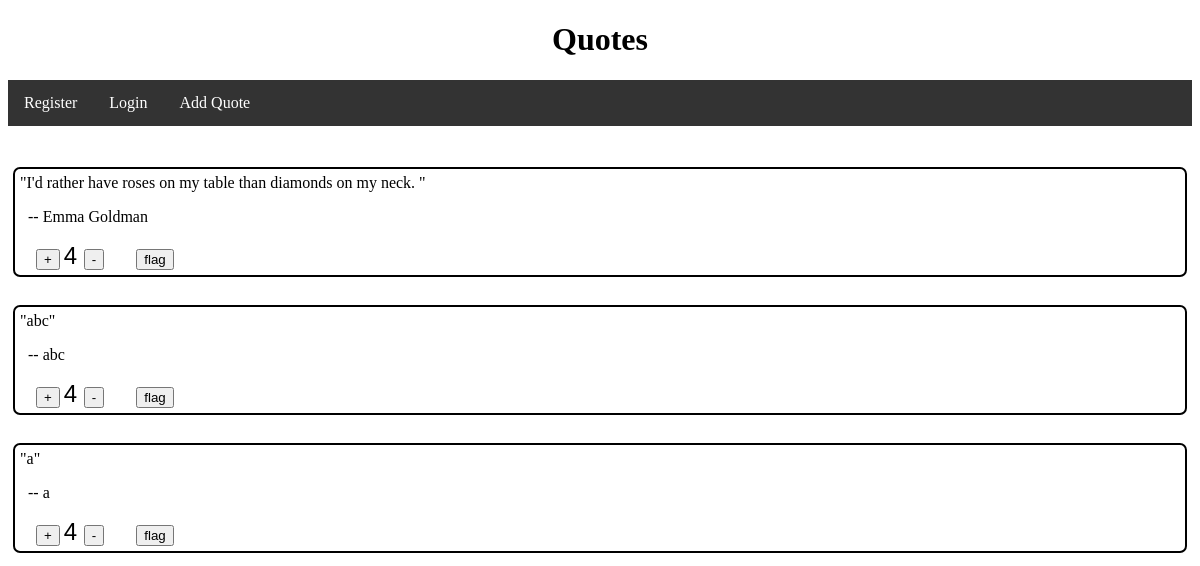
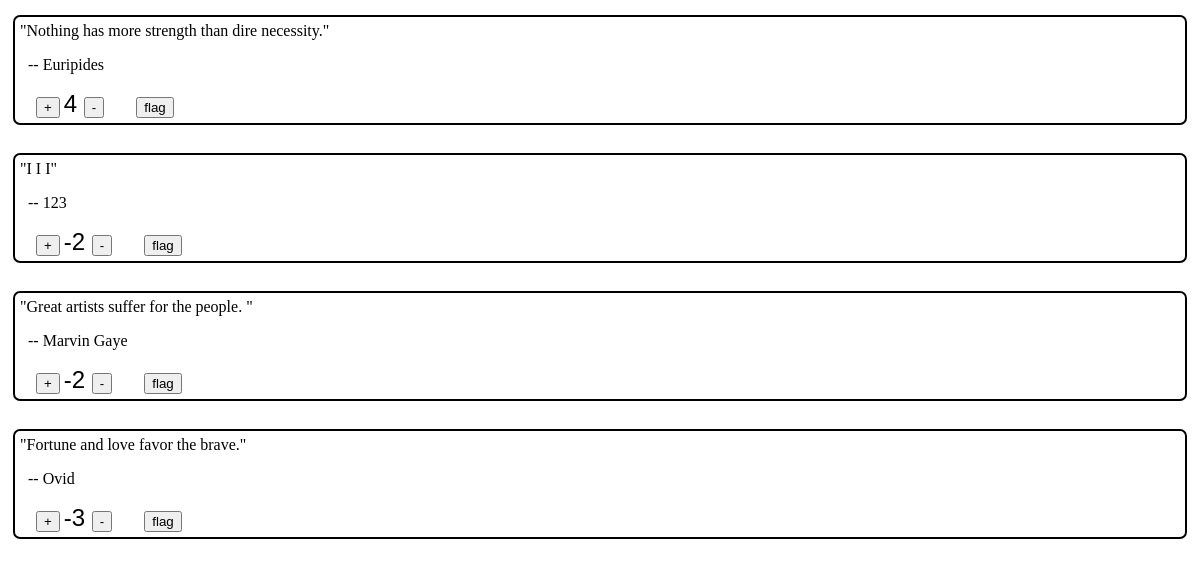
Before: / with the older database file (2 pictures, top to bottom).
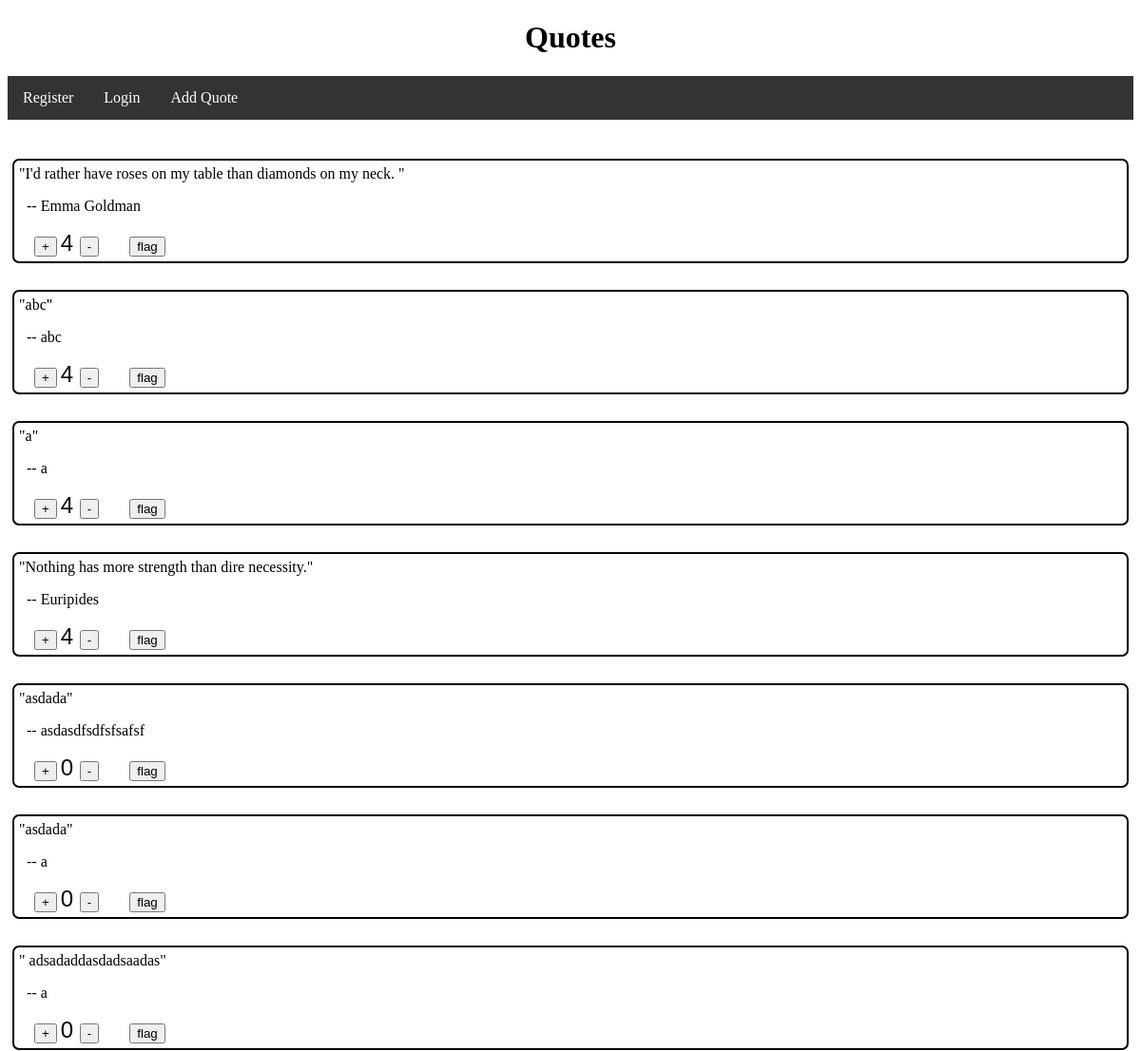
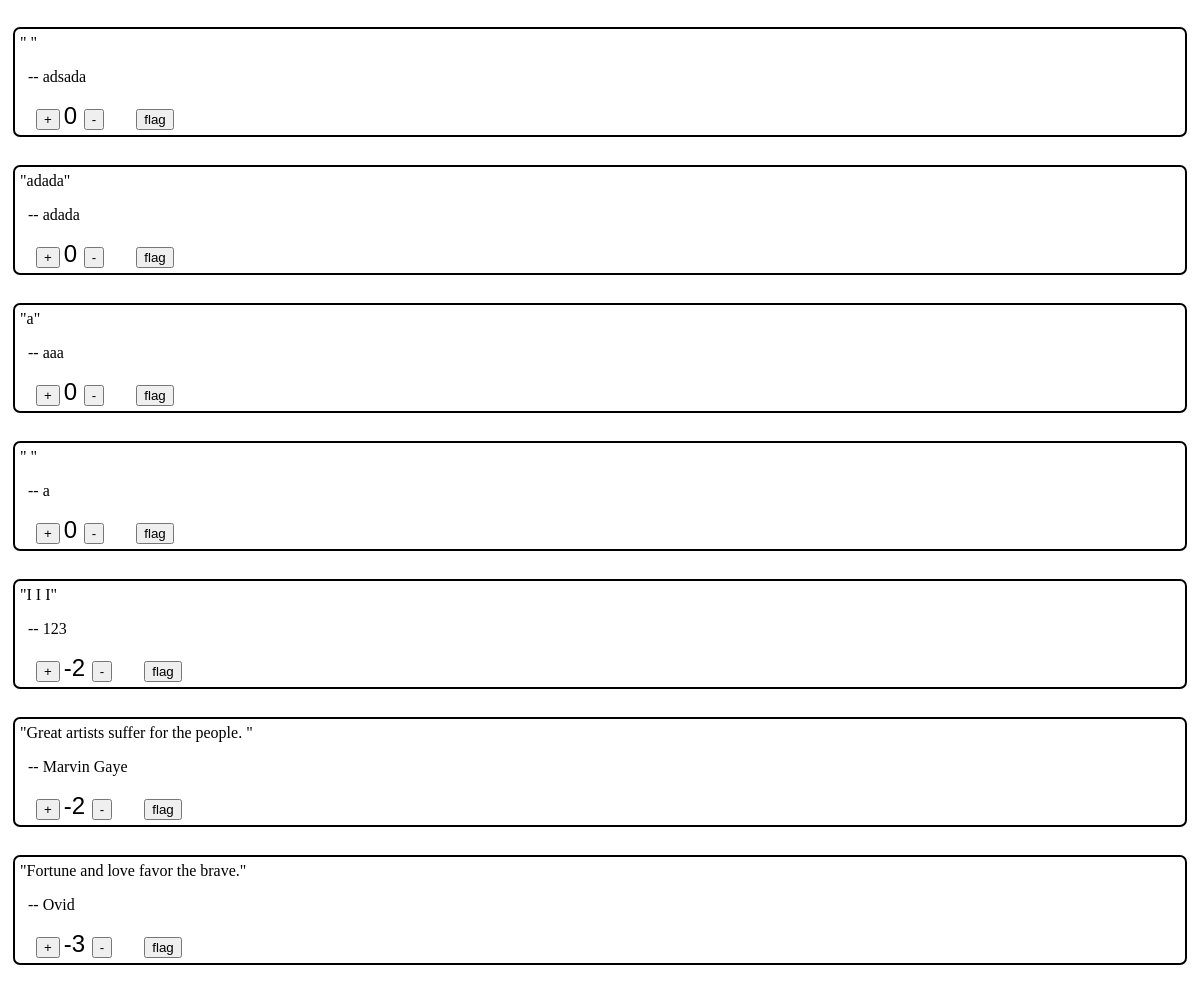
After: the same page with the newer database file (2 pictures, top to bottom).
### tables this page shows
CREATE TABLE `quotations` (
  `id` int(11) unsigned NOT NULL AUTO_INCREMENT,
  `added` datetime NOT NULL,
  `quote` text,
  `author` varchar(30) DEFAULT '',
  `rating` int(11) NOT NULL DEFAULT '0',
  `flagged` tinyint(1) NOT NULL DEFAULT '0',
  PRIMARY KEY (`id`)
);

### DatabaseAdaptor.php (called while the page is built, shortened)
<?php
class DatabaseAdaptor
{
    private $DB;
    public function __construct()
    {
        $db = 'mysql:dbname=quotes;host=127.0.0.1';
        $user = 'root';
        $password = '';
        try {
            $this->DB = new PDO ($db, $user, $password);
            $this->DB->setAttribute(PDO::ATTR_ERRMODE, PDO::ERRMODE_EXCEPTION);
        } catch (PDOException $e) {
            echo('Error establishing Connection');
            exit ();
        }
    }
    public function getQuotesAsArray()
    {
        $stmt = $this->DB->prepare("SELECT * FROM quotations WHERE flagged=0 ORDER BY rating DESC, added DESC ");
        $stmt->execute();
        return $stmt->fetchAll(PDO::FETCH_ASSOC);
    }
}
$myDatabaseFunctions = new DatabaseAdaptor ();
?>

### showQuotes.php (the view, shortened to what this page needs)
<?php
require_once './DataBaseAdaptor.php';
$arrayOfQuotes = $myDatabaseFunctions->getQuotesAsArray();
?>
<h1>Quotes</h1>
<ul>
    <li><a href="index.php?mode=register">Register</a></li>
    <li><a href="index.php?mode=login">Login</a></li>
    <li><a href="index.php?mode=new">Add Quote</a></li>
</ul>
<br>
<br>
<?php foreach ($arrayOfQuotes as $quote) { ?>
    <div class="container">
        <?= '"' . $quote['quote'] . '"' ?>
        <br>
        <p class="author">
            &nbsp;&nbsp;--
            <?= $quote['author'] ?>
            <br>
        </p>
        <form action="controller.php" method="post">
            <button name="action" value="increase">+</button>
            <span id="rating"> <?= $quote['rating'] ?> </span>
            <button name="action" value="decrease">-</button>
            <button name="action" value="flag">flag</button>
        </form>
    </div>
    <br>
<?php }   ?>

Changed rows visible on the page:
added quotations: quote "asdada", author "asdasdfsdfsfsafsf", rating "0"
added quotations: quote "asdada", author "a", rating "0"
added quotations: quote "adsadaddasdadsaadas", author "a", rating "0"
added quotations: author "adsada", rating "0"
added quotations: quote "adada", author "adada", rating "0"
added quotations: quote "a", author "aaa", rating "0"
added quotations: author "a", rating "0"
